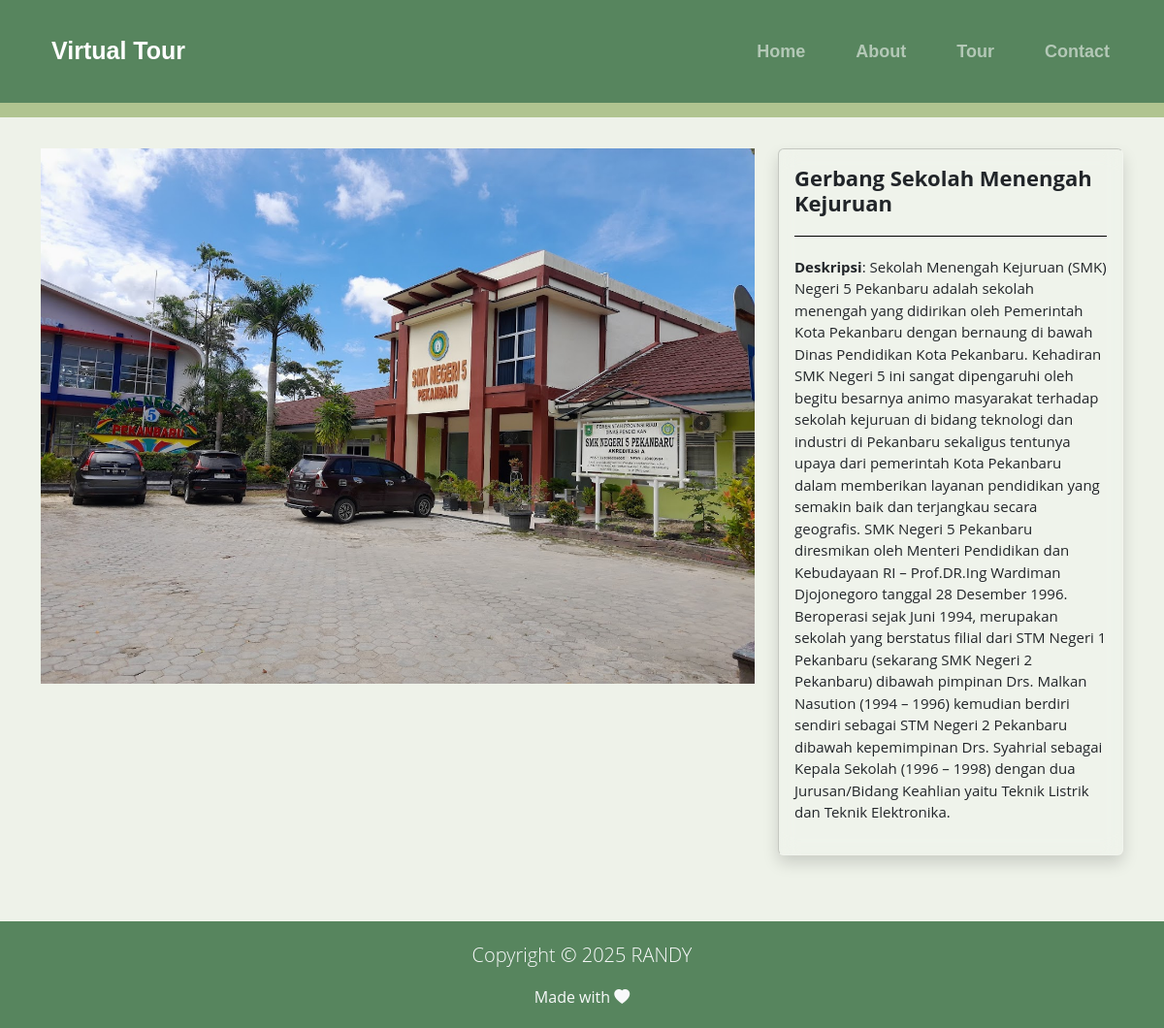
Page /details.php?id_object=18 on the committed database.
### tables this page shows
CREATE TABLE `tabel_objek` (
  `id_object` int NOT NULL,
  `nama_object` varchar(50) NOT NULL,
  `gambar_tour` varchar(100) NOT NULL,
  `gambar_detail` varchar(100) NOT NULL,
  `gambar_360` varchar(100) NOT NULL,
  `qrcode` varchar(100) NOT NULL,
  `deskripsi` varchar(2000) NOT NULL
);

### details.php (the view, shortened to what this page needs)
<?php
include "inc_header.php";
$conn = koneksi();
$id_object = $conn->real_escape_string($_GET['id_object']);
$query = mysqli_query($conn, "SELECT * FROM tabel_objek WHERE id_object = '$id_object'");
?>
<?php
while ($rows = mysqli_fetch_array($query)) {
?>
    <main id='main' class="halaman">
        <section class='breadcrumbs'>
            <div class='container'>
                <div class='d-flex justify-content-between align-items-center'>
                    <h2>Details</h2>
                    <ol>
                        <li><a href='index.php#tour'>Tour</a></li>
                        <li><?php echo $rows['nama_object']; ?></li>
                    </ol>
                </div>
            </div>
        </section>
        <section id='tour-details' class='tour-details'>
            <div class='container'>
                <div class='row gy-4'>
                    <div class='col-lg-8'>
                        <div class='tour-details-slider'>
                            <div class='align-items-center'>
                                <div>
                                    <img src="admin/assets/img/uploads/<?php echo $rows['gambar_detail']; ?>" alt='gambar' data-bs-toggle='modal' data-bs-target='#exampleModal' type='button'>
                                </div>
                            </div>
                        </div>
                    </div>
                    <div class='col-lg-4'>
                        <div class='card tour-info shadow p-3 rounded'>
                            <h3><?php echo $rows['nama_object']; ?></h3>
                            <ul>
                                <li><strong>Deskripsi</strong>: <?php echo $rows['deskripsi']; ?></li>
                            </ul>
                        </div>
                        <div class='tour-description ms-3'>
                        </div>
                    </div>
                </div>
            </div>
        </section>
    </main>
<?php } ?>
<?php
include "inc_footer.php";
?>

### inc_header.php (shortened to what this page needs)
<!DOCTYPE html>
<html lang="en">
<head>
    <link rel="stylesheet" href="node_modules/bootstrap/dist/css/bootstrap.min.css" />
    <link rel="stylesheet" href="node_modules/vendor/bootstrap-icons/bootstrap-icons.css" />
    <link href="assets/css/style.css" rel="stylesheet" />
</head>
<body>
    <nav class='navbar navbar-expand-lg navbar-dark fixed-top'>
        <div class='container-fluid'>
            <div class='navbar-brand' href='#'>Virtual Tour</div>
            <div class='collapse navbar-collapse' id='navbarSupportedContent'>
                <ul class='navbar-nav ms-auto mb-2 mb-lg-0'>
                    <li class='nav-item'>
                        <a class='nav-link' href='#myCarousel'>Home</a>
                    </li>
                    <li class='nav-item'>
                        <a class='nav-link' href='#about'>About</a>
                    </li>
                    <li class='nav-item'>
                        <a class='nav-link' href='#tour'>Tour</a>
                    </li>
                    <li class='nav-item'>
                        <a class='nav-link' href='#contact'>Contact</a>
                    </li>
            </div>
        </div>
    </nav>
    <main>

### inc_footer.php (shortened to what this page needs)
  </main>
  <footer class='mt-5 p-1 text-light text-center position-relative'>
      <div class='container mt-3'>
          <p class='lead'>Copyright &copy; 2025 RANDY</p>
          <p>Made with <i class='bi bi-heart-fill'></i></p>
          <a href='#' class='position-absolute bottom-0 end-0 p-4'>
          </a>
      </div>
  </footer>
</body>
</html>

### assets/css/style.css (style rules this page uses)
html { scroll-behavior: smooth; }
body { font-family: "Open Sans", sans-serif; background-color: #eef2e9; background-size: cover; }
.navbar { padding: 0; height: 10%; background-color: #57855e; }
.navbar-brand { font-size: 25px; font-weight: 700; font-family: "Raleway", sans-serif; padding: 8px 16px; margin-left: 1em; }
.navbar a { align-items: center; justify-content: space-between; padding: 8px 16px; margin-right: 2em; font-family: "Raleway", sans-serif; font-size: 18px; font-weight: 700; }
.card { background: rgba(255, 255, 255, 0.1); box-shadow: 10px 10px 20px -10px rgba(255, 255, 255, 0.2); border-right: 1px solid rgba(255, 255, 255, 0.2); border-bottom: 1px solid rgba(255, 255, 255, 0.2); backdrop-filter: blur(10px); }
.breadcrumbs { padding-top: 4em; padding-bottom: 10px; margin-bottom: 2em; background-color: #b0c490; min-height: 20px; }
.breadcrumbs h2 { padding-top: 10px; font-size: 24px; font-weight: 300; }
.breadcrumbs ol { display: flex; flex-wrap: wrap; list-style: none; padding: 0; margin: 0; font-size: 14px; }
.breadcrumbs ol li + li { padding-left: 10px; }
.breadcrumbs ol li + li::before { display: inline-block; padding-right: 10px; color: #6c757d; content: "/"; }
.tour-details { color: black; margin-bottom: 3em; }
.tour-details .tour-details-slider img { width: 100%; }
.tour-details .tour-info { padding: 30px; box-shadow: 0px 0 30px rgba(47, 77, 90, 0.08); }
.tour-details .tour-info h3 { font-size: 22px; font-weight: 700; margin-bottom: 20px; padding-bottom: 20px; border-bottom: 1px solid black; }
.tour-details .tour-info ul { list-style: none; padding: 0; font-size: 15px; }
.tour-details .tour-description { padding-top: 20px; }
footer { background-color: #57855e; }

### rows in the picture
tabel_objek: gambar_detail (picture), nama_object "Gerbang Sekolah Menengah Kejuruan", deskripsi "Sekolah Menengah Kejuruan (SMK) Negeri 5 Pekanbaru adalah sekolah menengah yang didirikan oleh Pemerintah Kota Pekanbaru dengan bernaung di bawah Dinas Pendidikan Kota Pekanbaru. Kehadiran SMK Negeri 5 ini sangat dipengaruhi oleh begitu besarnya animo masyarakat terhadap sekolah kejuruan di bidang teknologi dan industri di Pekanbaru sekaligus tentunya upaya dari pemerintah Kota Pekanbaru dalam memberikan layanan pendidikan yang semakin baik dan terjangkau secara geografis. SMK Negeri 5 Pekanbaru diresmikan oleh Menteri Pendidikan dan Kebudayaan RI – Prof.DR.Ing Wardiman Djojonegoro tanggal 28 Desember 1996. Beroperasi sejak Juni 1994, merupakan sekolah yang berstatus filial dari STM Negeri…"
